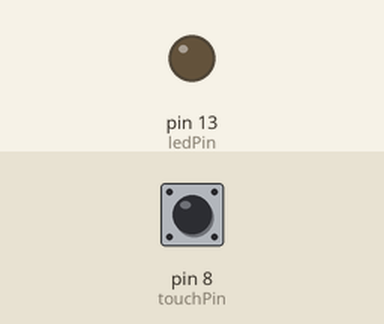
Simulated run of this sketch. Board: Arduino Uno, built with avr-gcc and run on an emulated ATmega328P. Parts: output pins drawn as LEDs (lit = HIGH). The test bench sets the inputs (shaded band); at power-on: pin 8 (touchPin) LOW.

Above: at 1.2 s.
1.3 s: pin 8 (touchPin) pulled HIGH for 0.15 s
At 1.37 s:
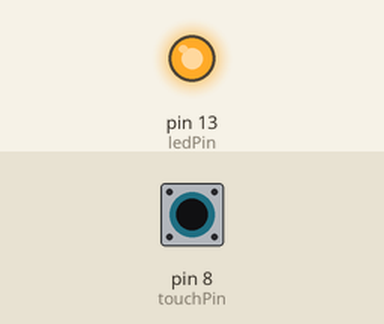
2.9 s: pin 8 (touchPin) pulled HIGH for 3.2 s
At 7.1 s:
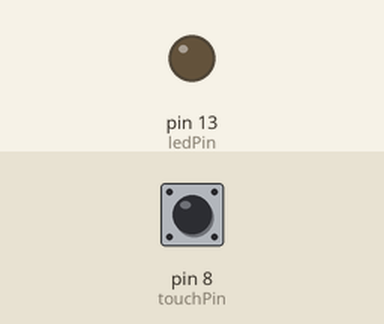
Timing chart, 0 to 8.6 s (numbered marks = the images above; inputs shaded):
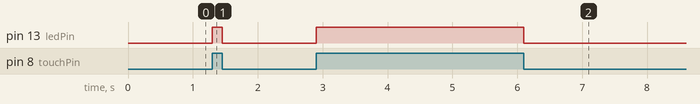

The sketch:

touch_sensor_led.ino
```cpp
int touchPin = 8;     // Touch sensor OUT pin connected to Digital Pin 2
int ledPin = 13;      // LED connected to Digital Pin 13

void setup() {
  pinMode(touchPin, INPUT);   // Set touch sensor as input
  pinMode(ledPin, OUTPUT);    // Set LED as output
}

void loop() {
  int touchState = digitalRead(touchPin);  // Read touch sensor outputl

  if (touchState == HIGH) {
    digitalWrite(ledPin, HIGH);  // Turn LED ON if touched
  } else {
    digitalWrite(ledPin, LOW);   // Turn LED OFF if not touched
  }
}
```

Measured:
- after the input at 1.3 s, pin 13 (ledPin): LOW → HIGH at once, → LOW 0.15 s later
- after the input at 2.9 s, pin 13 (ledPin): LOW → HIGH at once, → LOW 3.2 s later
